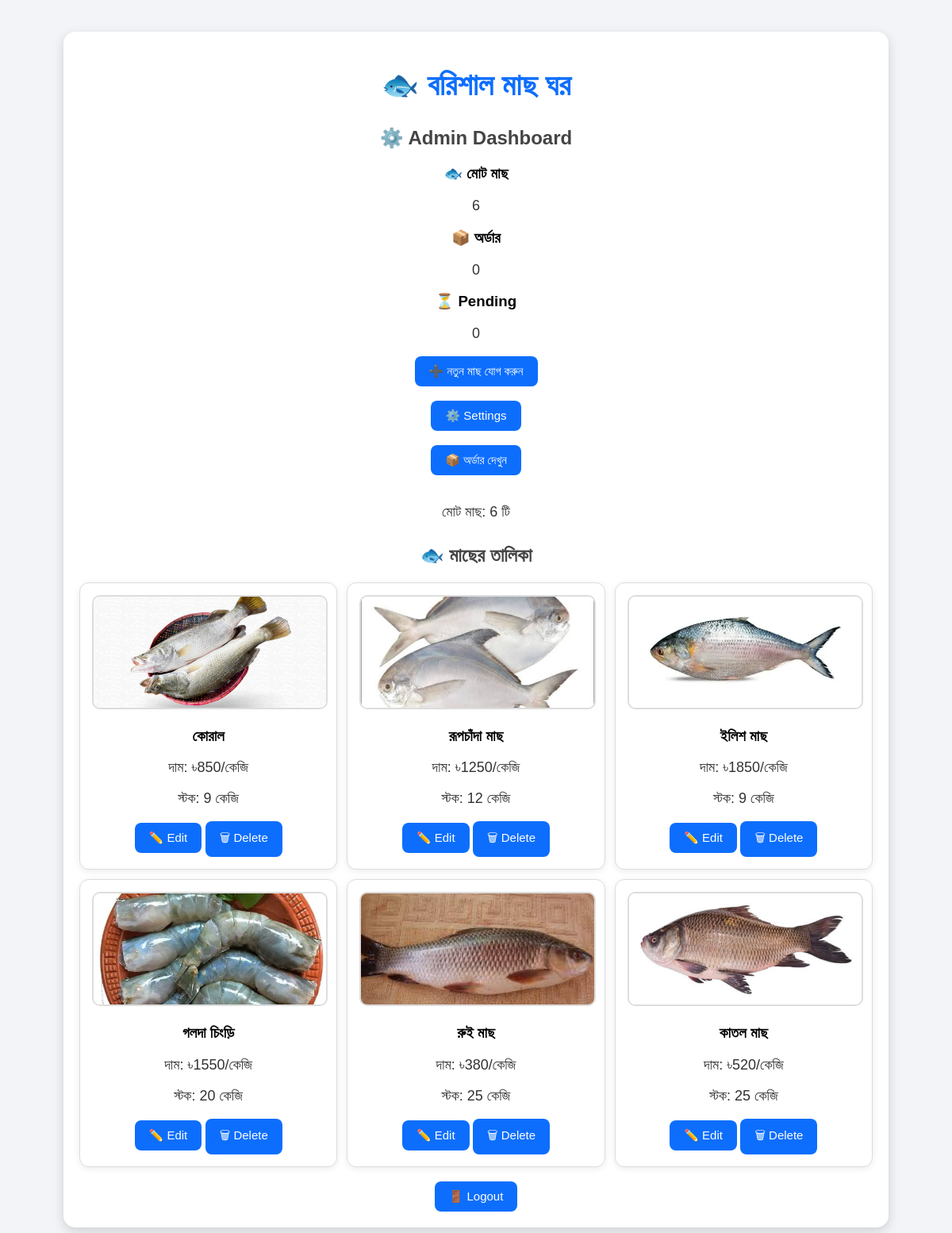
Screenshot of /dashboard (signed in) with the database file from the repository.
### app.py (models this page shows)
class Fish(db.Model):
    id = db.Column(db.Integer, primary_key=True)
    name = db.Column(db.String(100))
    price = db.Column(db.Integer)
    image = db.Column(db.String(100))
    stock = db.Column(db.Integer, default=0)

### app.py (the view)
@app.route("/dashboard")
def dashboard():
    if not session.get("admin"):
        return redirect("/admin")
    fishes = Fish.query.all()
    total_fish = len(fishes)
    return render_template(
        "admin/dashboard.html",
        fishes=fishes,
        total_fish=total_fish)

### templates/admin/dashboard.html (shortened to what this page needs)
<!DOCTYPE html>
<html lang="bn">
<head>
<link rel="stylesheet" href="{{ url_for('static', filename='style.css') }}">
</head>
<body>
<div class="admin-container">
<h1>🐟 বরিশাল মাছ ঘর</h1>
<h2>⚙️ Admin Dashboard</h2>
<div class="dashboard-top">
<div class="dashboard-card">
<h3>🐟 মোট মাছ</h3>
<p>{{ total_fish }}</p>
</div>
<div class="dashboard-card">
<h3>📦 অর্ডার</h3>
<p>0</p>
</div>
<div class="dashboard-card">
<h3>⏳ Pending</h3>
<p>0</p>
</div>
</div>
<a href="/add_fish">
    <button>
        ➕ নতুন মাছ যোগ করুন
    </button>
</a>
<br><br>
<a href="/settings">
    <button>
        ⚙️ Settings
    </button>
</a>
<br><br>
<a href="/orders">
    <button>
        📦 অর্ডার দেখুন
    </button>
</a>
<br><br>
<p>
মোট মাছ: {{ total_fish }} টি
</p>
<h2>🐟 মাছের তালিকা</h2>
<div class="fish-container">
{% for fish in fishes %}
<div class="fish-card">
{% if fish.image %}
<img src="{{ url_for('static', filename='uploads/' + fish.image) }}" width="200">
{% endif %}
<h3>
{{ fish.name }}
</h3>
<p>
দাম: ৳{{ fish.price }}/কেজি
</p>
<p>
স্টক: {{ fish.stock }} কেজি
</p>
<a href="/edit_fish/{{ fish.id }}">
    <button>
        ✏️ Edit
    </button>
</a>
<a href="/delete_fish/{{ fish.id }}">
    <button>
        🗑 Delete
    </button>
</a>
</div>
{% endfor %}
</div>
<br>
<a href="/logout">
    <button>
        🚪 Logout
    </button>
</a>
</div>
</body>
</html>

### static/style.css (style rules this page uses)
.fish-container { display: grid; grid-template-columns: repeat(2, 1fr); gap: 15px; }
.fish-card { width: 100%; box-sizing: border-box; }
@media (min-width: 768px) { .fish-container { grid-template-columns: repeat(3, 1fr); } }
body { font-family: Arial, sans-serif; background: #eef8ff; text-align: center; margin: 0; padding: 20px; }
h1 { color: #00695c; font-size: 38px; margin-bottom: 10px; }
h2 { color: #004d40; margin-top: 30px; }
p { font-size: 18px; color: #333; }
button { background: #00897b; color: white; border: none; padding: 14px 30px; border-radius: 25px; font-size: 18px; cursor: pointer; }
.admin-container { max-width:1000px; margin:20px auto; background:#ffffff; padding:20px; border-radius:15px; box-shadow:0 5px 15px rgba(0,0,0,.15); }
body { background:#f2f4f7; }
.fish-card { background:#ffffff; border:1px solid #ddd; border-radius:12px; padding:15px; margin:15px 0; box-shadow:0 2px 8px rgba(0,0,0,.08); }
button { background:#0d6efd; color:white; border:none; border-radius:8px; padding:10px 18px; cursor:pointer; font-size:15px; }
.admin-container h1 { color:#0d6efd; text-align:center; }
.admin-container h2 { color:#444; text-align:center; }
.admin-container a { text-decoration:none; }
.fish-card img { width:100%; height:160px; object-fit:cover; border-radius:10px; border:2px solid #ddd; }
.fish-container { display: grid; grid-template-columns: repeat(2, 1fr); gap: 12px; width: 100%; }
.fish-card { width: 100%; margin: 0; box-sizing: border-box; }
.fish-card img { width: 100%; height: 140px; object-fit: cover; border-radius: 10px; }

### rows the page displays
Fish: image (picture), name "কোরাল", price "850", stock "9"
Fish: image (picture), name "রূপচাঁদা মাছ", price "1250", stock "12"
Fish: image (picture), name "ইলিশ মাছ", price "1850", stock "9"
Fish: image (picture), name "গলদা চিংড়ি", price "1550", stock "20"
Fish: image (picture), name "রুই মাছ", price "380", stock "25"
Fish: image (picture), name "কাতল মাছ", price "520", stock "25"

### other values shown
{{ total_fish }} "6"
